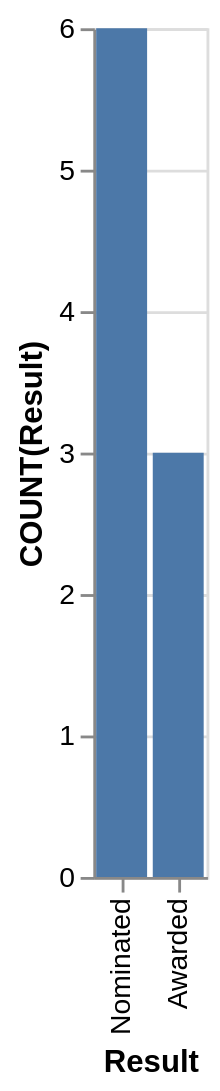

The specification (Vega-Lite) saved for this image:
### Vega-Lite specification from a JSON file in a GitHub repository (floating-point values rounded to 4 significant figures)
{"data": {"values": [{"x_data": "Awarded", "y_data": 3}, {"x_data": "Nominated", "y_data": 6}]}, "mark": "bar", "encoding": {"x": {"field": "x_data", "type": "nominal", "title": "Result", "sort": {"op": "sum", "field": "y_data", "order": "descending"}}, "y": {"field": "y_data", "type": "quantitative", "title": "COUNT(Result)"}}}
